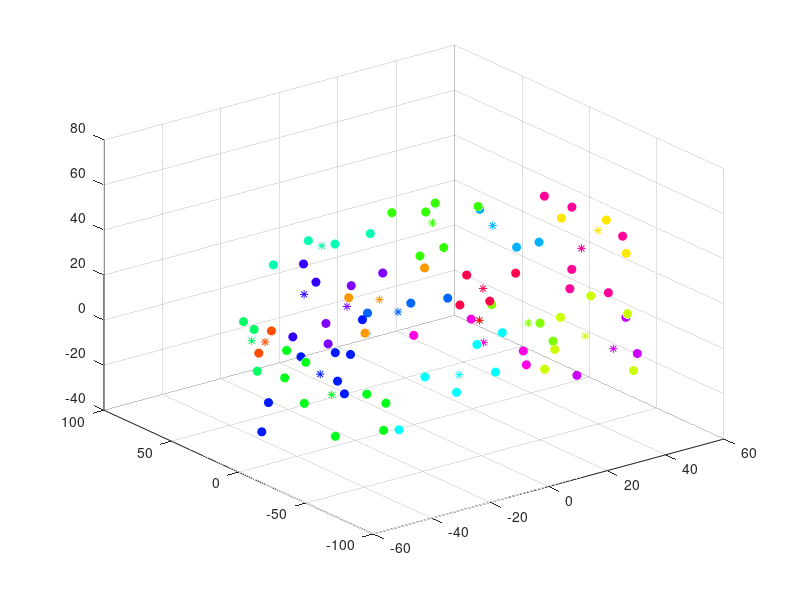

Reproduce this figure in MATLAB.
cent=load('nodesCenters.mat');
centers=cent.centers;
k=20;
[idx, clusters] = kmeans(centers,k);
figure;
cmap = hsv(k);
for i=1:k
    scatter3(centers(idx==i,1),centers(idx==i,2),centers(idx==i,3),'MarkerEdgeColor', cmap(i,:),'MarkerFaceColor',cmap(i,:));
    scatter3(clusters(i,1),clusters(i,2),clusters(i,3),'*', 'MarkerEdgeColor', cmap(i,:));
    hold on;
end
